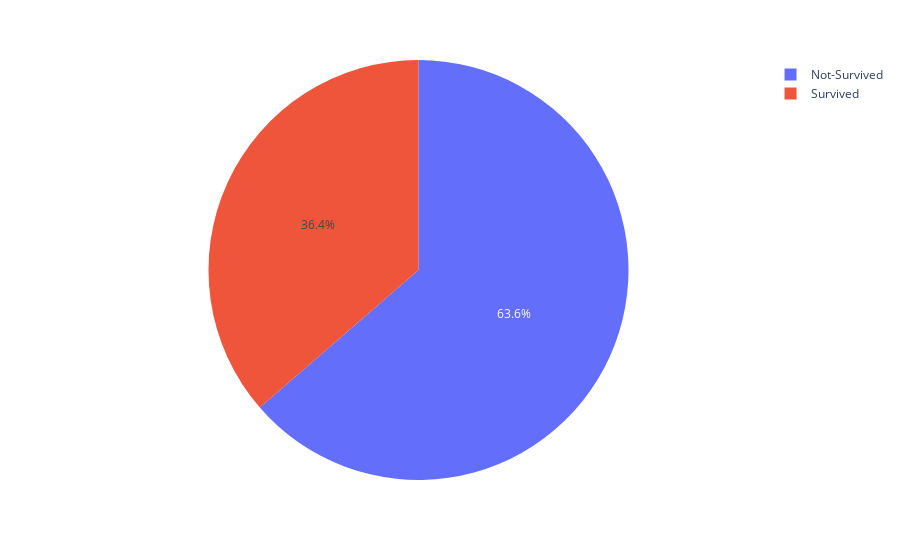

Notebook code cell kept with this figure:
### Code cell
px.pie(survived, 'Survival Status', 'Count')

### Figure 1 — Plotly figure (JSON) as saved in the notebook; plotly's stock layout.template omitted (floating-point values rounded to 4 significant figures)
{"data": [{"domain": {"x": [0, 1], "y": [0, 1]}, "hovertemplate": "Survival Status=%{label}<br>Count=%{value}<extra></extra>", "labels": ["Not-Survived", "Survived"], "legendgroup": "", "name": "", "showlegend": true, "type": "pie", "values": [266, 152]}], "layout": {"legend": {"tracegroupgap": 0}, "margin": {"t": 60}}}
